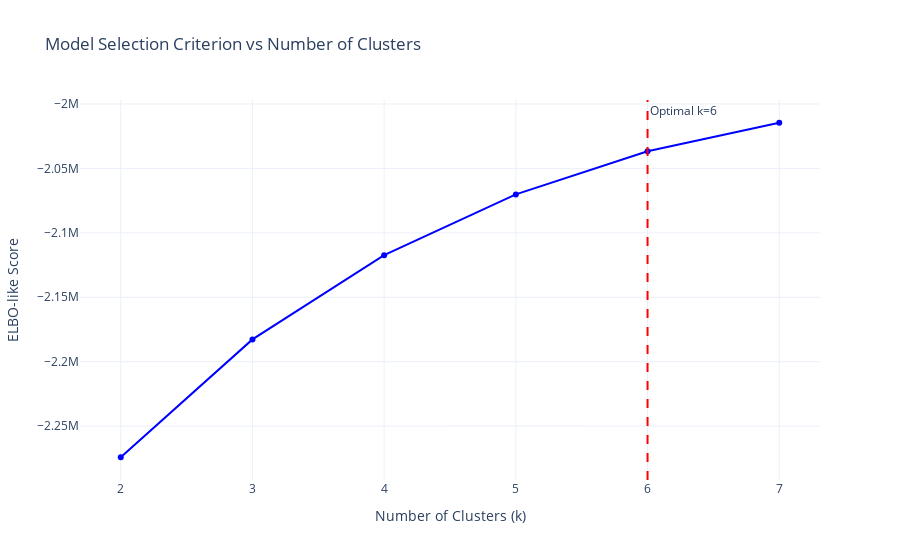

Here is the notebook cell this chart was saved with:
### Markdown cell above
## <strong> 3 | Classification </strong>

Having now the reduced set of important features now a unsupervised classification is performed. Two methods have been used: 

1. K Means 
2. Gaussian Mixture

Both of these methods have been set to find the optimal number of clusters by evaluating the gradient of the number of changed panoids. Once the the gradient plateaus it is assummed the optimal number of clusters has been found. This has been caped to a maximum number of 5 clusters to facilitate the Town wise classification. The following only shows the KMeans classification

### Code cell
km = sm.KM()
k_range = range(2, 8) 
optimal_k = km.find_optimal_k(data, k_range)
km.plot_elbo_scores(k_range)

km.fit(data, optimal_k)
cluster_labels = km.get_cluster_assignments(data)

### Figure 1 — Plotly figure (JSON) as saved in the notebook; plotly's stock layout.template omitted (floating-point values rounded to 4 significant figures)
{"data": [{"marker": {"color": "blue"}, "mode": "lines+markers", "name": "ELBO Score", "type": "scatter", "x": [2, 3, 4, 5, 6, 7], "y": [-2274000.0, -2183000.0, -2117000.0, -2070000.0, -2037000.0, -2015000.0]}], "layout": {"annotations": [{"showarrow": false, "text": "Optimal k=6", "x": 6, "xanchor": "left", "xref": "x", "y": 1, "yanchor": "top", "yref": "y domain"}], "shapes": [{"line": {"color": "red", "dash": "dash"}, "type": "line", "x0": 6, "x1": 6, "xref": "x", "y0": 0, "y1": 1, "yref": "y domain"}], "title": {"text": "Model Selection Criterion vs Number of Clusters"}, "xaxis": {"title": {"text": "Number of Clusters (k)"}}, "yaxis": {"title": {"text": "ELBO-like Score"}}}}
